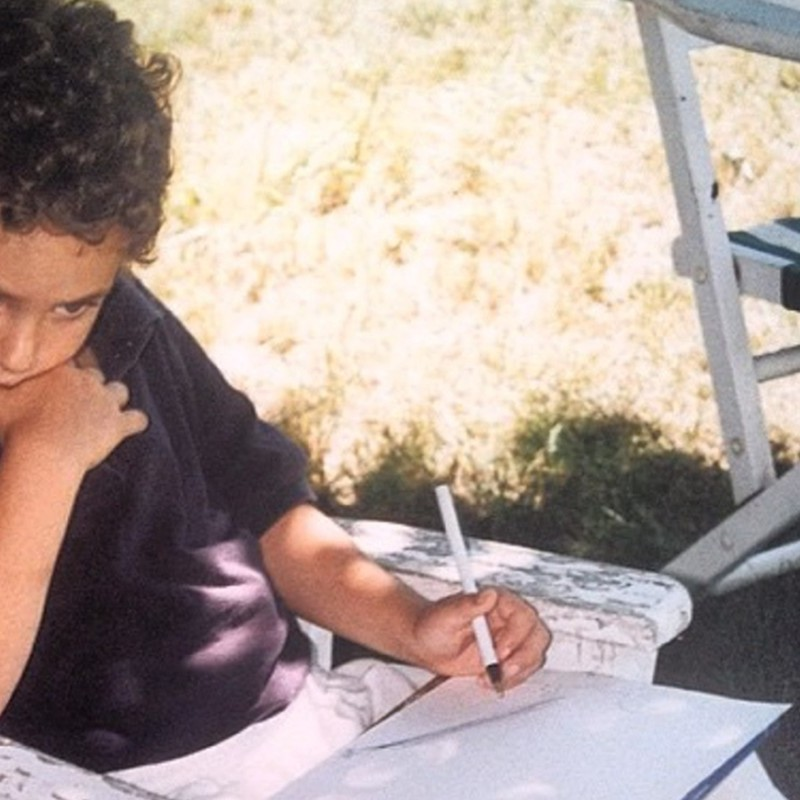
#> input picture pdp/img/pages/alex-square.jpg, 800 x 800 px
$ python -i build.py   (imports and definitions only)
#> lines starting #> are read from the running program, lines starting #| are printed output that depends on the picture
#!/usr/bin/env python3
"""Build the Studio Maçon static site from Supabase content.

  python3 build.py             # fetch live content from Supabase, then build
  python3 build.py --offline   # build from the last cached fetch (_source/content-cache.json)

Content lives in Supabase (store_products / store_product_images / store_pages /
store_settings). The generated site is fully static — remote images are downloaded
at build time so the deployed pages have no runtime dependency on Supabase.
"""
import json, os, re, sys, html, urllib.request, urllib.parse, hashlib, datetime

ROOT = os.path.dirname(os.path.abspath(__file__))
# [1 line not run here, left out]

OFFLINE = "--offline" in sys.argv
CACHE = "_source/content-cache.json"

# ---------------------------------------------------------------- config
# [48 lines left out: functions _config, v, fetch, load_content, resolve_image, not called in this run]

# ---------------------------------------------------------------- derivatives
# Sizes the site actually renders (CSS px), doubled for retina:
#   PDP thumbnail  56px -> 200      card 294px -> 800      PDP hero 1080px -> 1800
DERIVED_DIR = "images/derived"
SIZES = (200, 800, 1800)

# [33 lines left out: functions derive, srcset, not called in this run]

# Maps the url stored in Supabase -> a small local derivative, so the admin can
# show thumbnails without us shipping the full-resolution originals.
THUMB_MANIFEST = {}

# [16 lines left out: function images_for, not called in this run]

def pick_variant(imgs, want):
    """First image tagged `want`, else None."""
    return next((i for i in imgs if i.get("variant") == want), None)

# ---------------------------------------------------------------- visibility
# [10 lines left out: function is_public, not called in this run]

def buyable(p):
    return p["status"] == "live"

# ---------------------------------------------------------------- shell
NAVLINKS = [("index.html", "Shop"), ("story.html", "Story"),
            ("custom.html", "Custom"), ("shipping.html", "Shipping & Returns"),
            ("contact.html", "Contact")]

# [30 lines left out: functions nav, footer, page, not called in this run]

# ---------------------------------------------------------------- cards
def is_totem(p):
    """Bronze pieces are the totems; the alternating in-hand rule is theirs only."""
    return "bronze" in " ".join(p.get("notes") or []).lower()

# [185 lines left out: functions card, main, not called in this run]

def page_img(src, alt="", width=1200, cls="", style=""):
    if not src:
        return ""
    d = derive(resolve_image(src), width)
    c = f' class="{cls}"' if cls else ""
    st = f' style="{style}"' if style else ""
    return (f'<img{c} src="{d}" alt="{html.escape(alt)}"{st} '
            f'loading="lazy" decoding="async">')

# [63 lines left out: functions blocks_to_html, swap_derivatives, build_content_pages, not called in this run]

# [2 lines not run here, left out]

>>> import cv2
>>> picture = cv2.imread('pdp/img/pages/alex-square.jpg', cv2.IMREAD_GRAYSCALE)
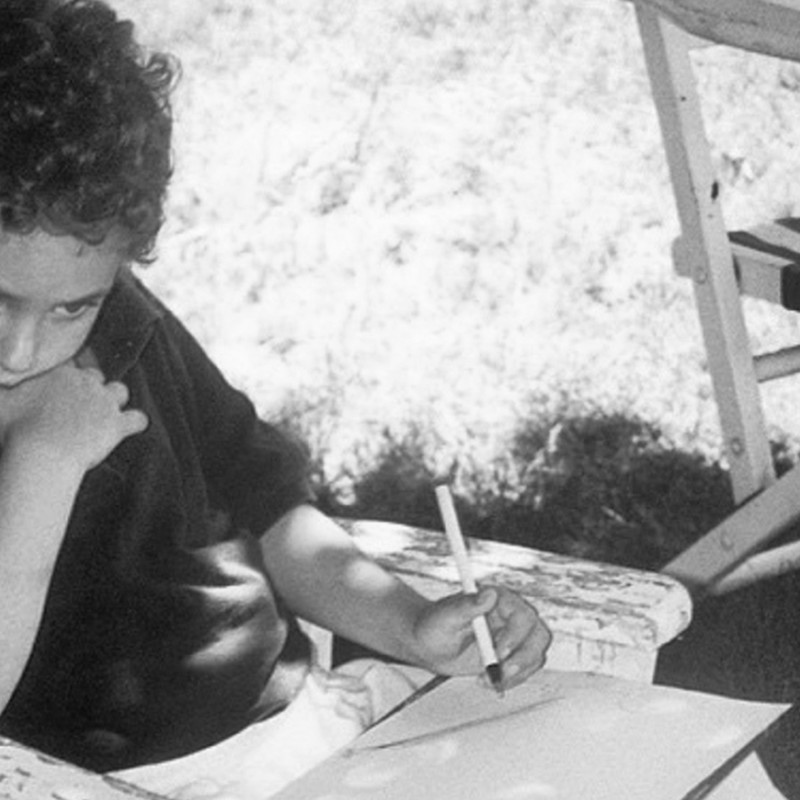
#> picture: shape (800, 800); min 11, max 253, mean 164.4
>>> result = page_img(picture)
#> (the run stopped early here; a loop or call above may not have finished)

$ run again, on pdp/img/pages/hannah-square.jpg
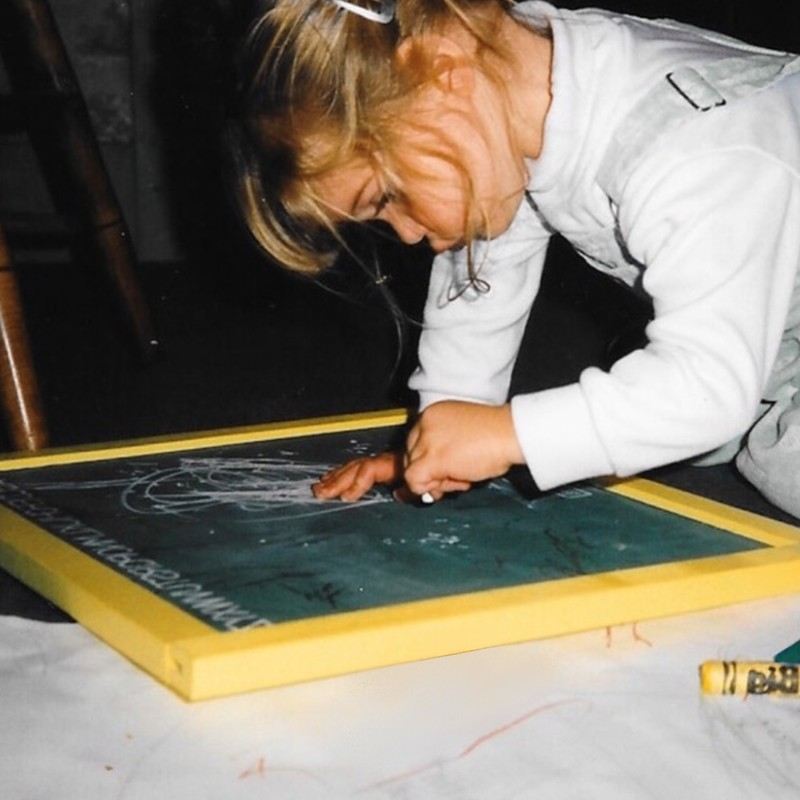
#> input picture pdp/img/pages/hannah-square.jpg, 800 x 800 px
#> `picture = cv2.imread('pdp/img/pages/alex-square.jpg', cv2.IMREAD_GRAYS..`:
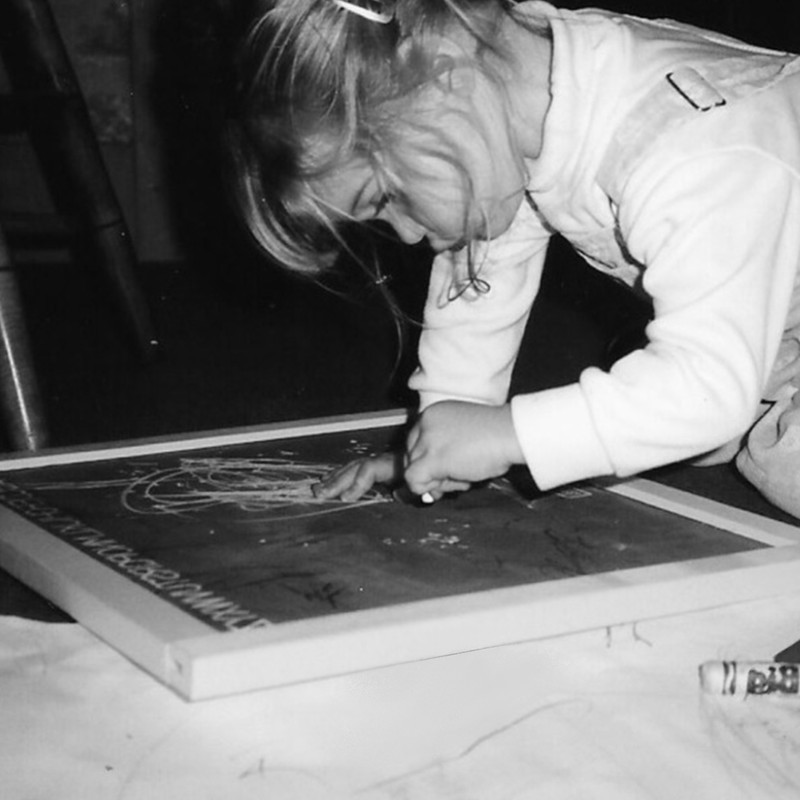
#> picture: shape (800, 800); min 2, max 252, mean 127.4
